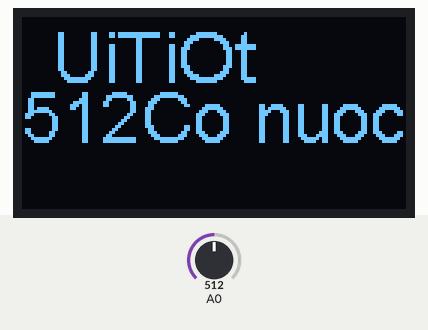
A sketch run on a simulated ESP8266 (NodeMCU). Parts: 128×64 one-colour display. Inputs (shaded band) come from the test bench; at power-on: A0 = 512. What the sketch prints to the serial monitor is not drawn.

Above: at 1.2 s.
1.3 s: A0 set to 640
At 2.5 s:
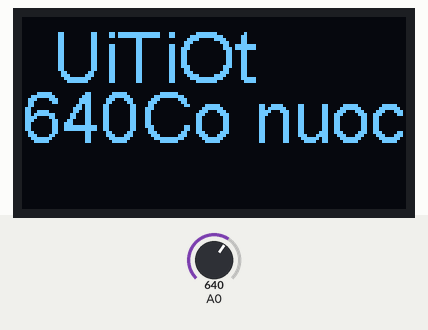
2.8 s: A0 set to 663
At 3.2 s:
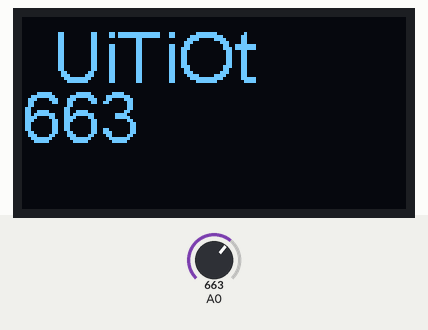
4.3 s: A0 set to 310
At 5.0 s:
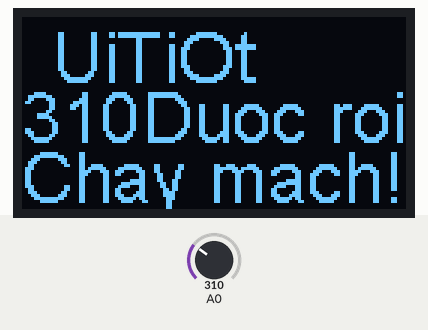
Timing chart, 0 to 7.3 s (numbered marks = the images above; inputs shaded):
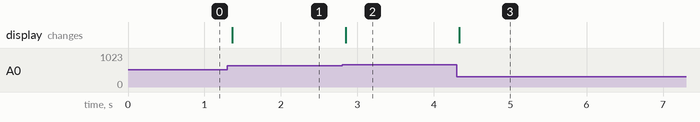

The sketch:

RainSensor.ino
```cpp
#include "SSD1306.h" // thu vien de hien thi OLED
#include <Wire.h>
// IoT Wifi Uno-----Cam bien mua
//      ADC---------------A0
//      3.3V--------------VCC
//      GND---------------GND
int nRainIn = 0;          // khai bao chan ADC
int nRainVal;             // bien de doc gia tri ADC
SSD1306  display(0x3c, 4, 5);

char temperatureCString[10];

void setup() {
  Serial.begin(9600);
  display.init();
  display.flipScreenVertically();
  display.setFont(ArialMT_Plain_24); // size chu
  pinMode(2, INPUT_PULLUP);
}
void loop()
{
  nRainVal = analogRead(nRainIn);
  Serial.print("\t Moisture Level: ");
  Serial.println(nRainVal);

  display.clear();
  display.drawString(0, 20, String(nRainVal)); // hien thi gia tri ADC
  display.drawString(10, 0, "UiTiOt");
  if (nRainVal < 320)
  {
    display.drawString(40, 20, "Duoc roi!");
    display.drawString(00, 40, "Chay mach!");
  }
  else if (nRainVal > 320 && nRainVal < 650)
    display.drawString(40, 20, "Co nuoc");
  /*if(nRainVal < 320)
  {
    display.drawString(40, 20, ":STOP");
    display.drawString(00, 40, "the nay thoi");
  }
  else
  {
    display.drawString(40, 20, ":Xuong");
    display.drawString(0, 40, "them ti nua!");
  }*/
  display.display();
  delay(60);
}
```

Measured:
- the behaviour switches between 649 and 650 on A0 (found by bisection; images 1 and 2)
- after the input at 1.3 s, the display: changes after 0.07 s (image 1)
- after the input at 2.8 s, the display: changes after 0.05 s (image 2)
- after the input at 4.3 s, the display: changes at once (image 3)
